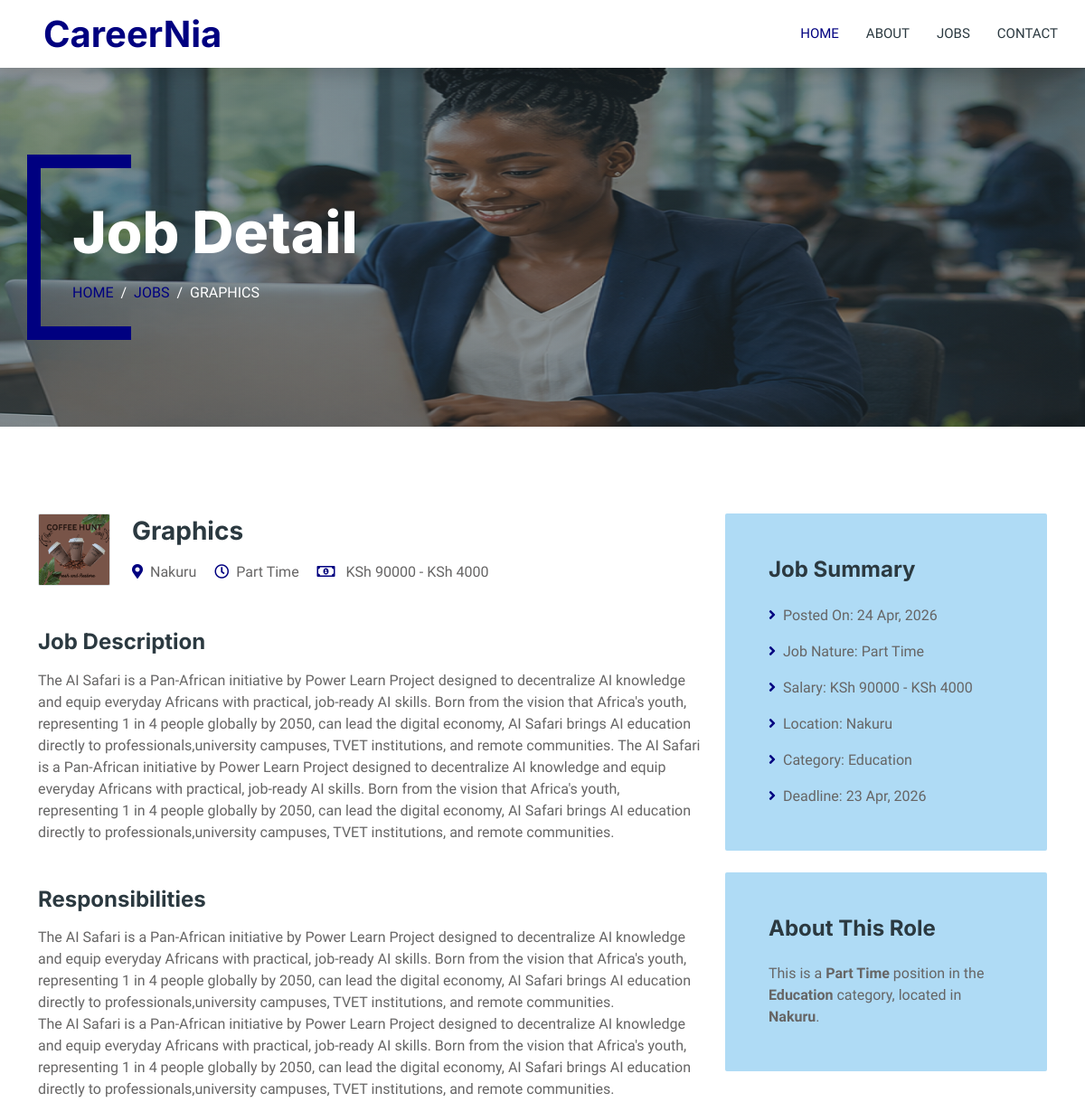
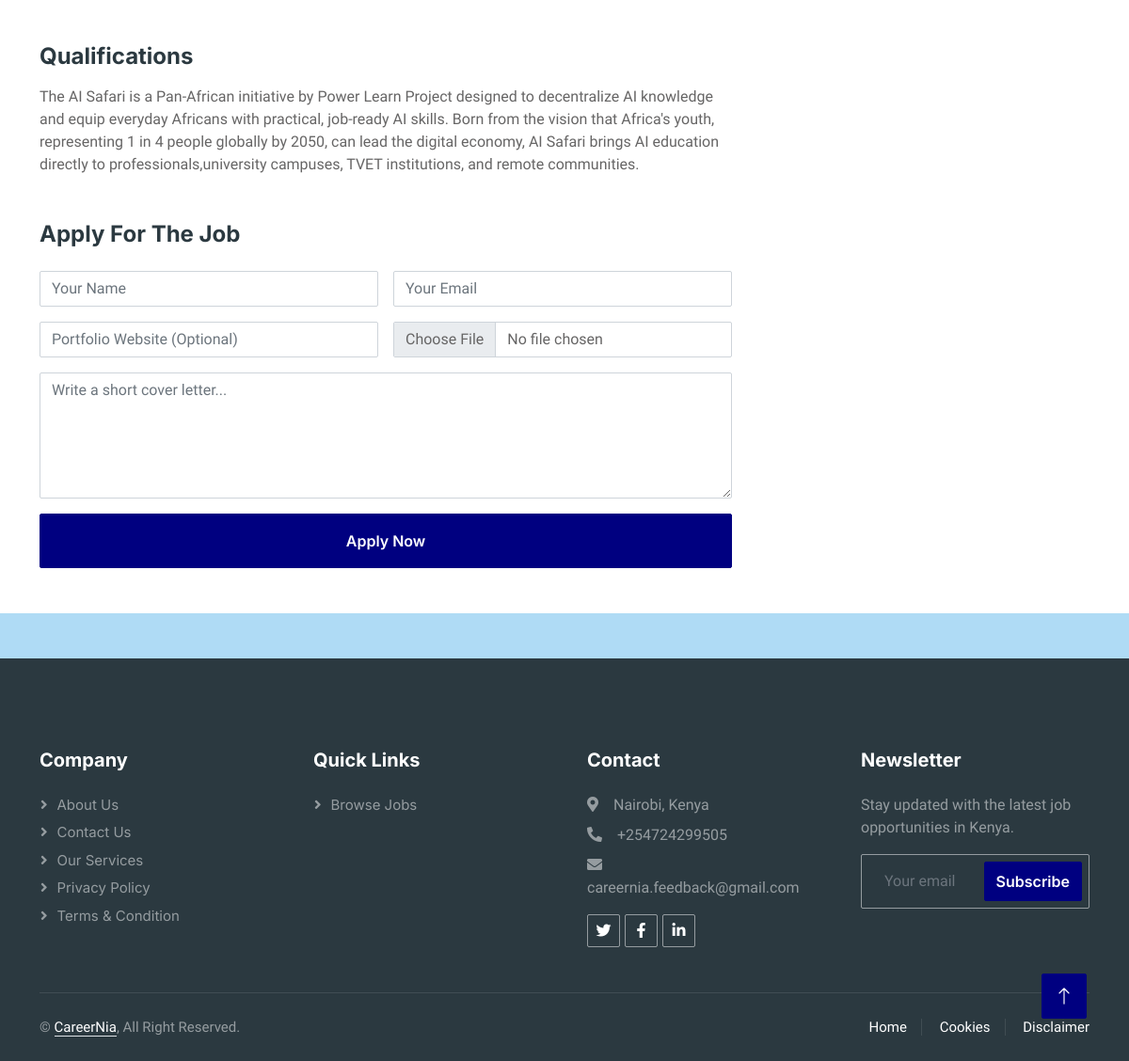
The app's page /job/3/ with its own data (2 pictures, top to bottom).
### app/models.py (models this page shows, shortened)
class Job(models.Model):
    title = models.CharField(max_length=200)
    company_logo = models.ImageField(upload_to='logos/')
    location = models.ForeignKey(Location, on_delete=models.CASCADE)
    category = models.ForeignKey(Category, on_delete=models.CASCADE)
    job_type = models.CharField(
        max_length=20,
        choices=JobType.choices
    )
    is_featured = models.BooleanField(default=False)
    salary_min = models.IntegerField()
    salary_max = models.IntegerField()
    deadline = models.DateField()
    description = models.TextField(blank=True)
    responsibilities = models.TextField(blank=True)
    qualifications = models.TextField(blank=True)
    created_at = models.DateTimeField(auto_now_add=True )

class Location(models.Model):
    name=models.CharField(max_length=100)

class Category(models.Model):
    name=models.CharField(max_length=100)
    icon = models.CharField(max_length=50, default='fa-briefcase')

### app/views.py (the view)
# urls.py: path('job/<int:job_id>/', views.job_detail, name='job_detail'),    # ← This is the most important fix,
def job_detail(request, job_id):
    job = get_object_or_404(Job, id=job_id)
    related_jobs = Job.objects.filter(
        category=job.category
    ).exclude(id=job.id)[:4]
    return render(request, 'job-detail.html', {
        'job': job,
        'related_jobs': related_jobs,
    })

### app/templates/job-detail.html (shortened to what this page needs)
{% extends 'base.html' %}
{% load static %}
{% block content %}
<div class="container-xxl bg-white p-0">
    <div class="container-xxl py-5 bg-dark page-header mb-5">
        <div class="container my-5 pt-5 pb-4">
            <h1 class="display-3 text-white mb-3 animated slideInDown">Job Detail</h1>
            <nav aria-label="breadcrumb">
                <ol class="breadcrumb text-uppercase">
                    <li class="breadcrumb-item"><a href="{% url 'home' %}">Home</a></li>
                    <li class="breadcrumb-item"><a href="{% url 'job_list' %}">Jobs</a></li>
                    <li class="breadcrumb-item text-white active" aria-current="page">{{ job.title }}</li>
                </ol>
            </nav>
        </div>
    </div>
    <div class="container-xxl py-5 wow fadeInUp" data-wow-delay="0.1s">
        <div class="container">
            <div class="row gy-5 gx-4">
                <div class="col-lg-8">
                    <div class="d-flex align-items-center mb-5">
                        <img class="flex-shrink-0 img-fluid border rounded"
                             src="{{ job.company_logo.url }}"
                             alt="{{ job.title }}"
                             style="width: 80px; height: 80px;">
                        <div class="text-start ps-4">
                            <h3 class="mb-3">{{ job.title }}</h3>
                            <span class="text-truncate me-3">
                                <i class="fa fa-map-marker-alt text-primary me-2"></i>{{ job.location.name }}
                            </span>
                            <span class="text-truncate me-3">
                                <i class="far fa-clock text-primary me-2"></i>{{ job.job_type }}
                            </span>
                            <span class="text-truncate me-0">
                                <i class="far fa-money-bill-alt text-primary me-2"></i>
                                KSh {{ job.salary_min }} - KSh {{ job.salary_max }}
                            </span>
                        </div>
                    </div>
                    <div class="mb-5">
                        <h4 class="mb-3">Job Description</h4>
                        <p>{{ job.description|default:"No detailed description provided for this position."|linebreaks }}</p>
                        <h4 class="mb-3 mt-5">Responsibilities</h4>
                        <p>{{ job.responsibilities|default:"Responsibilities will be discussed during the interview process."|linebreaks }}</p>
                        <h4 class="mb-3 mt-5">Qualifications</h4>
                        <p>{{ job.qualifications|default:"No specific qualifications listed."|linebreaks }}</p>
                    </div>
                    <div class="">
                        <h4 class="mb-4">Apply For The Job</h4>
                        <form method="POST" enctype="multipart/form-data">
                            <div class="row g-3">
                                <div class="col-12 col-sm-6">
                                    <input type="text" class="form-control" name="full_name" placeholder="Your Name" required>
                                </div>
                                <div class="col-12 col-sm-6">
                                    <input type="email" class="form-control" name="email" placeholder="Your Email" required>
                                </div>
                                <div class="col-12 col-sm-6">
                                    <input type="url" class="form-control" name="portfolio" placeholder="Portfolio Website (Optional)">
                                </div>
                                <div class="col-12 col-sm-6">
                                    <input type="file" class="form-control bg-white" name="resume"
                                           accept=".pdf,.doc,.docx" required>
                                </div>
                                <div class="col-12">
                                    <textarea class="form-control" rows="5" name="cover_letter"
                                              placeholder="Write a short cover letter..."></textarea>
                                </div>
                                <div class="col-12">
                                    <button class="btn btn-primary w-100 py-3" type="submit">
                                        Apply Now
                                    </button>
                                </div>
                            </div>
                        </form>
                    </div>
                </div>
                <div class="col-lg-4">
                    <div class="bg-light rounded p-5 mb-4 wow slideInUp" data-wow-delay="0.1s">
                        <h4 class="mb-4">Job Summary</h4>
                        <p><i class="fa fa-angle-right text-primary me-2"></i>Posted On: {{ job.created_at|date:"d M, Y" }}</p>
                        <p><i class="fa fa-angle-right text-primary me-2"></i>Job Nature: {{ job.job_type }}</p>
                        <p><i class="fa fa-angle-right text-primary me-2"></i>Salary: KSh {{ job.salary_min }} - KSh {{ job.salary_max }}</p>
                        <p><i class="fa fa-angle-right text-primary me-2"></i>Location: {{ job.location.name }}</p>
                        <p><i class="fa fa-angle-right text-primary me-2"></i>Category: {{ job.category.name }}</p>
                        <p class="m-0"><i class="fa fa-angle-right text-primary me-2"></i>Deadline: {{ job.deadline|date:"d M, Y" }}</p>
                    </div>
                    <div class="bg-light rounded p-5 wow slideInUp" data-wow-delay="0.1s">
                        <h4 class="mb-4">About This Role</h4>
                        <p class="m-0">
                            This is a <strong>{{ job.job_type }}</strong> position in the
                            <strong>{{ job.category.name }}</strong> category,
                            located in <strong>{{ job.location.name }}</strong>.
                        </p>
                    </div>
                </div>
            </div>
        </div>
    </div>
</div>
{% endblock %}

### static/css/style.css (style rules this page uses)
:root { --primary: #000080; --secondary: #2B9BFF; --light: #ffffff; --dark: #2B3940; }
.btn { font-family: 'Inter', sans-serif; font-weight: 600; transition: .5s; }
.btn.btn-primary, .btn.btn-secondary { color: #FFFFFF; }
.header-carousel .container, .page-header .container { position: relative; padding: 45px 0 45px 35px; border-left: 15px solid var(--primary); }
.header-carousel .container::before, .header-carousel .container::after, .page-header .container::before, .page-header .container::after { position: absolute; content: ""; top: 0; left: 0; width: 100px; height: 15px; background: var(--primary); }
.header-carousel .container::after, .page-header .container::after { top: 100%; margin-top: -15px; }
.page-header { background: linear-gradient(rgba(43, 57, 64, .5), rgba(43, 57, 64, .5)), url(../img/carousel-1.png) center center no-repeat; background-size: cover; }
.breadcrumb-item + .breadcrumb-item::before { color: var(--light); }

### records on screen
Job: title "GRAPHICS", company_logo (picture), title "Graphics", location.name "Nakuru", job_type "Part Time", salary_min "90000", salary_max "4000", description "The AI Safari is a Pan-African initiative by Power Learn Project designed to decentralize AI knowledge and equip everyday Africans with practical, job-ready AI skills. Born from the vision that Africa's youth, representing 1 in 4 people globally by 2050, can lead the digital economy, AI Safari brings AI education directly to professionals,university campuses, TVET institutions, and remote communities. The AI Safari is a Pan-African initiative by Power Learn Project designed to decentralize AI knowledge and equip everyday Africans with practical, job-ready AI skills. Born from the vision that Africa's youth, representing 1 in 4 people globally by 2050, can lead the digital economy, AI Safari…", responsibilities "The AI Safari is a Pan-African initiative by Power Learn Project designed to decentralize AI knowledge and equip everyday Africans with practical, job-ready AI skills. Born from the vision that Africa's youth, representing 1 in 4 people globally by 2050, can lead the digital economy, AI Safari brings AI education directly to professionals,university campuses, TVET institutions, and remote communities. The AI Safari is a Pan-African initiative by Power Learn Project designed to decentralize AI knowledge and equip everyday Africans with practical, job-ready AI skills. Born from the vision that Africa's youth, representing 1 in 4 people globally by 2050, can lead the digital economy, AI Safari…", qualifications "The AI Safari is a Pan-African initiative by Power Learn Project designed to decentralize AI knowledge and equip everyday Africans with practical, job-ready AI skills. Born from the vision that Africa's youth, representing 1 in 4 people globally by 2050, can lead the digital economy, AI Safari brings AI education directly to professionals,university campuses, TVET institutions, and remote communities.", created_at "24 Apr, 2026", category.name "Education", deadline "23 Apr, 2026"
